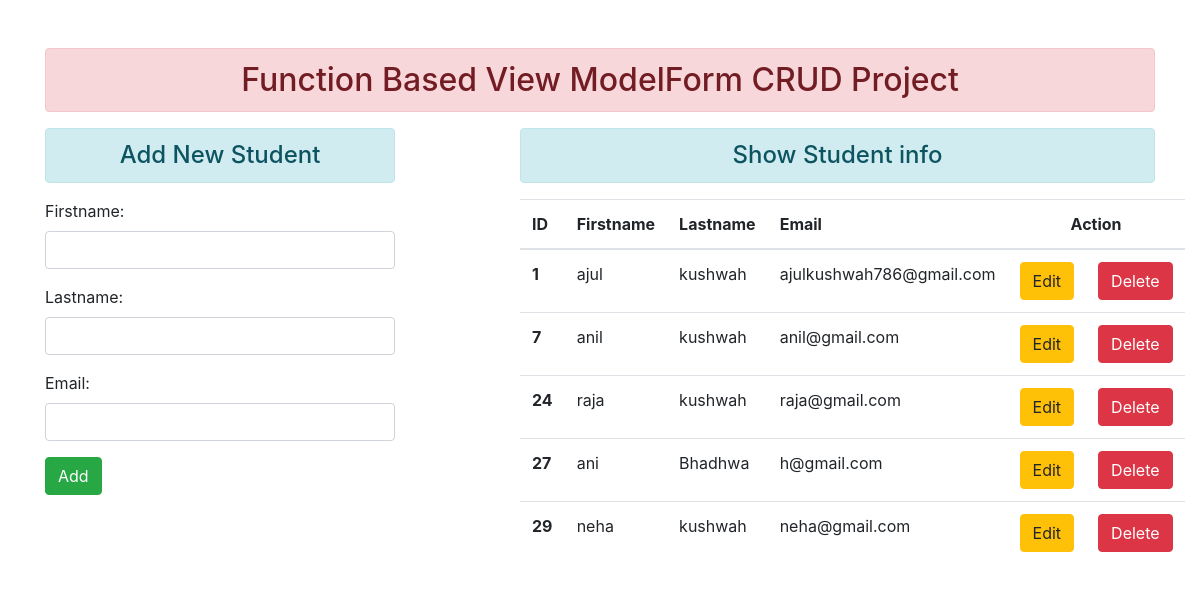
The page / on the database its author committed.
### student/models.py (models this page shows)
class Student(models.Model):
    firstname = models.CharField(max_length=100)
    lastname = models.CharField(max_length=100)
    email = models.EmailField(max_length=100)

### student/views.py (the view)
# urls.py: path('',views.index , name="index"),
def index(request):
    student = Student.objects.all()
    if request.method == 'POST':
        fm = StudentRegister(request.POST)
        if fm.is_valid():
            fn=fm.cleaned_data['firstname']
            ln=fm.cleaned_data['lastname']
            em=fm.cleaned_data['email']
            reg = Student(firstname=fn,lastname=ln,email=em)
            reg.save()
            return redirect('index')
    else:
        fm = StudentRegister()
        student = Student.objects.all()
    return render(request,'student/index.html',{'form':fm,'stud':student})

### student/forms.py
class StudentRegister(forms.ModelForm):
    class Meta:
        model = Student
        fields = ['firstname','lastname','email']
        widgets = {
            'firstname':forms.TextInput(attrs={'class':'form-control'}),
            'lastname':forms.TextInput(attrs={'class':'form-control'}),
            'email':forms.EmailInput(attrs={'class':'form-control'}),
        }

### student/templates/student/index.html (shortened to what this page needs)
{% extends 'student/base.html' %}
{% block content %}
<div class="row">
    <div class="col-sm-4">
        <h4 class=" text-center alert alert-info"> Add New Student</h4>
        <form class="" method="POST" action="">
            {{form.as_p}}
            <input type="submit" value="Add" class="btn btn-success">
        </form>
    </div>
    <div class="col-sm-7 offset-1">
        <h4 class=" text-center alert alert-info"> Show Student info</h4>
        {% if stud %}
        <table class="table table-hover">
            <thead>
                <tr>
                    <th scope="col">ID</th>
                    <th scope="col">Firstname</th>
                    <th scope="col">Lastname</th>
                    <th scope="col">Email</th>
                    <th class="text-center" colspan="2" scope="col">Action</th>
                </tr>
            </thead>
            <tbody>
            {% for st in stud %}
                <tr>
                    <th scope="col">{{st.id}}</th>
                    <td>{{st.firstname}}</td>
                    <td>{{st.lastname}}</td>
                    <td>{{st.email}}</td>
                    <td><a href="{% url 'edit' st.id %}" class="btn btn-warning">Edit</a></td>
                    <td>
                        <form action="{% url 'delete' st.id %}" method="post" class="">
                            <input type="submit" value="Delete" class="btn btn-danger">
                        </form>
                    </td>
                </tr>
            {% endfor %}
            </tbody>
        </table>
        {% else %}
            <h2 class="">No Data</h2>
        {% endif%}
    </div>
</div>
{% endblock content %}

### student/templates/student/base.html (shortened to what this page needs)
{% load static %}
<!DOCTYPE html>
<html lang="en">
<head>
    <link rel="stylesheet" href="{% static 'student/css/bootstrap.css'%}"></link>
</head>
<body>
    <div class="container mt-5">
        <h2 class="text-center alert alert-danger">Function Based View ModelForm CRUD Project</h2>
        {% block content %}
        {% endblock content %}
    </div>
</body>
</html>

### rows shown on the page
Student: id "1", firstname "ajul", lastname "kushwah", email "ajulkushwah786@gmail.com"
Student: id "7", firstname "anil", lastname "kushwah", email "anil@gmail.com"
Student: id "24", firstname "raja", lastname "kushwah", email "raja@gmail.com"
Student: id "27", firstname "ani", lastname "Bhadhwa", email "h@gmail.com"
Student: id "29", firstname "neha", lastname "kushwah", email "neha@gmail.com"
